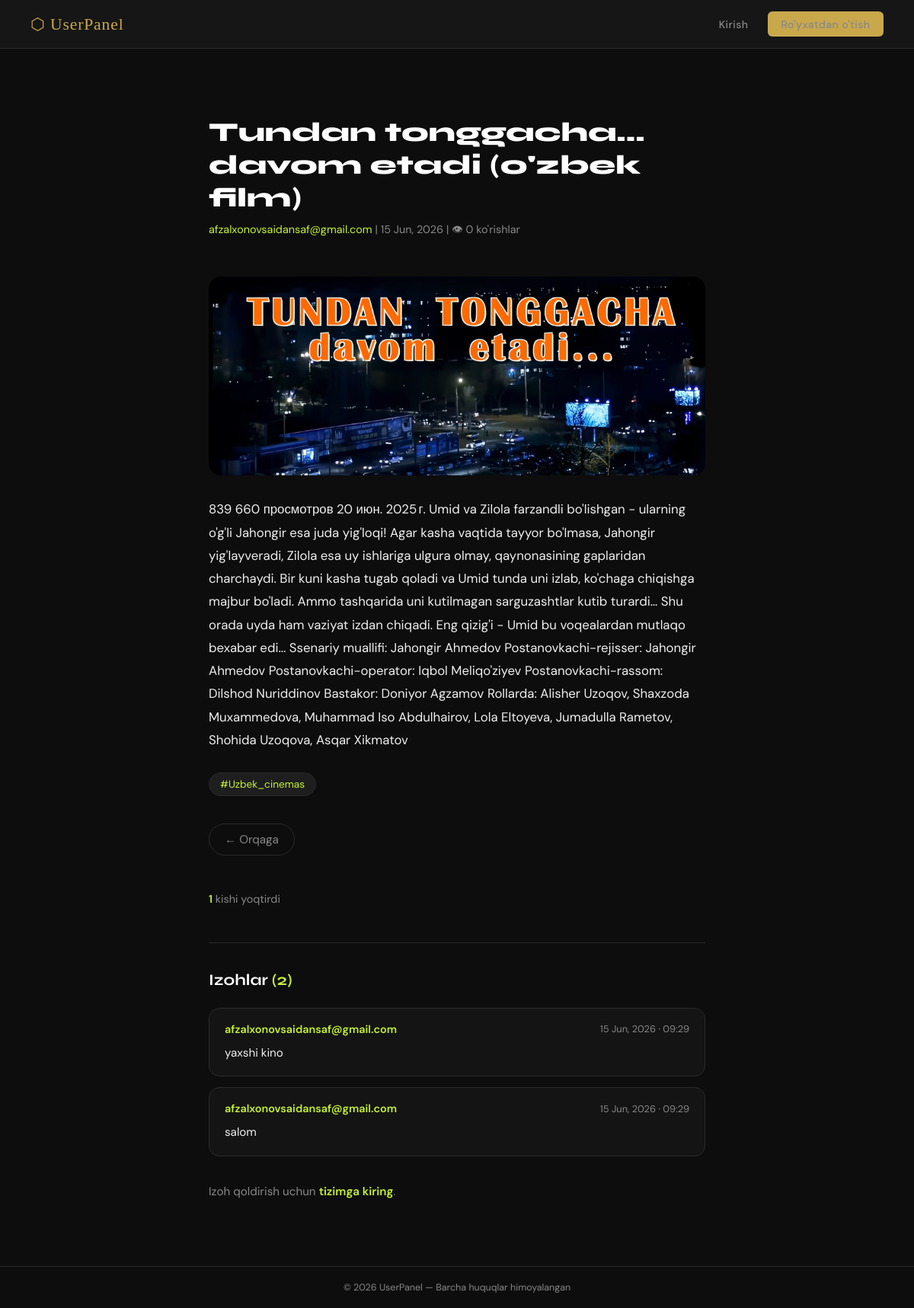
The page /post/tundan-tonggacha-davom-etadi-ozbek-film-3e49/ on the database its author committed.
### user/models.py (models this page shows, shortened)
class Post(models.Model):
    author = models.ForeignKey(CustomUser,on_delete=models.CASCADE,related_name='posts')
    tags = models.ManyToManyField(Tag,blank=True,related_name='posts')
    title = models.CharField(max_length=200)
    content = models.TextField()
    image = models.ImageField(upload_to='posts/',blank=True,null=True)
    slug = models.SlugField(unique=True, blank=True)
    created_at = models.DateTimeField(auto_now_add=True)
    updated_at = models.DateTimeField(auto_now=True)
    views_count = models.PositiveIntegerField(default=0)
    likes_count = models.PositiveIntegerField(default=0)
    class Meta:
        ordering = ['-created_at']

class CustomUser(AbstractUser):
    username=None
    email=models.EmailField(unique=True)
    USERNAME_FIELD='email'
    REQUIRED_FIELDS=['first_name', 'last_name']
    phone_number=models.CharField(max_length=50, blank=False, null=False)
    slug=models.SlugField(unique=True, blank=True)
    picture=models.ImageField(upload_to='media/', blank=True, null=True)
    created_at=models.DateTimeField(auto_now_add=True)
    objects=CustomUserManager()

class Tag(models.Model):
    name = models.CharField(max_length=50, unique=True)
    slug = models.SlugField(unique=True, blank=True)

class Comment(models.Model):
    post = models.ForeignKey(
        Post, on_delete=models.CASCADE, related_name='comments'
    )
    author = models.ForeignKey(
        CustomUser, on_delete=models.CASCADE, related_name='comments'
    )
    content = models.TextField()
    created_at = models.DateTimeField(auto_now_add=True)
    class Meta:
        ordering = ['-created_at']

### user/views.py (the view)
# urls.py: path('post/<slug:slug>/', views.post_detail_view, name='post_detail'),
def post_detail_view(request, slug):
    post = get_object_or_404(Post.objects.prefetch_related('tags').select_related('author'), slug=slug)
    comments = post.comments.all()
    comment_form = CommentForm()
    user_liked = False
    if request.user.is_authenticated:
        user_liked = Like.objects.filter(user=request.user, post=post).exists()
    context = {
        'post': post,
        'comments': comments,
        'comment_form': comment_form,
        'user_liked': user_liked,
        'likes_count': post.likes.count(),
        'comments_count': comments.count(),
    }
    return render(request, 'post_detail.html', context)

### templates/post_detail.html (shortened to what this page needs)
{% extends 'base.html' %}
{% load static %}
{% block content %}
<div class="detail-wrapper">
    <div class="detail-header">
        <h1>{{ post.title }}</h1>
        <p class="detail-meta">
            <span>{{ post.author.email }}</span> | {{ post.created_at|date:"d M, Y" }} |
            👁 {{ post.views_count }} ko'rishlar
        </p>
    </div>
    {% if post.image %}
        <img src="{{ post.image.url }}" class="detail-image">
    {% endif %}
    <p class="detail-content">{{ post.content }}</p>
    {% if post.tags.all %}
        <div class="tags-wrapper">
            {% for tag in post.tags.all %}
                <span class="tag">#{{ tag.name }}</span>
            {% endfor %}
        </div>
    {% endif %}
    <div class="detail-actions">
        <a href="{% url 'post_list' %}" class="btn-back">← Orqaga</a>
    </div>
    <div class="like-section">
        <p class="likes-count"><span>{{ likes_count }}</span> kishi yoqtirdi</p>
    </div>
    <hr class="section-divider">
    <h3 class="comments-title">Izohlar <span>({{ comments_count }})</span></h3>
    {% for comment in comments %}
        <div class="comment-card">
            <div class="comment-header">
                <span class="comment-author">{{ comment.author.email }}</span>
                <span class="comment-date">{{ comment.created_at|date:"d M, Y · H:i" }}</span>
            </div>
            <p class="comment-text">{{ comment.content }}</p>
        </div>
    {% empty %}
        <p class="no-comments">Hali izoh yo'q. Birinchi bo'lib izoh qoldiring! 💬</p>
    {% endfor %}
    <div class="comment-form-section">
        {% if request.user.is_authenticated %}
            <h4 class="comment-form-title">Izoh qoldiring</h4>
            <form class="comment-form" method="post" action="{% url 'add_comment' post.slug %}">
                {% csrf_token %}
                {{ comment_form.content }}
                <button type="submit" class="btn-submit">💬 Yuborish</button>
            </form>
        {% else %}
            <p class="login-prompt">
                Izoh qoldirish uchun <a href="{% url 'login' %}">tizimga kiring</a>.
            </p>
        {% endif %}
    </div>
</div>
{% endblock %}

### templates/base.html (style rules this page uses)
*, *::before, *::after { box-sizing: border-box; margin: 0; padding: 0; }
:root { --bg: #0d0d0d; --surface: #161616; --surface2: #1e1e1e; --border: #2a2a2a; --gold: #c9a84c; --gold-lt: #e2c97e; --text: #e8e2d5; --muted: #7a7267; --danger: #c0392b; --radius: 10px; }
body { font-family: 'DM Sans', sans-serif; background: var(--bg); color: var(--text); min-height: 100vh; display: flex; flex-direction: column; }

### templates/post_detail.html (style rules this page uses)
:root { --bg: #0d0d0d; --card-bg: #141414; --card-border: #2a2a2a; --accent: #c8f135; --text: #f0f0f0; --muted: #888; --danger: #ff4d4d; }
.detail-wrapper { max-width: 700px; margin: 48px auto; padding: 0 24px; }
.detail-header { margin-bottom: 24px; }
.detail-header h1 { font-family: 'Syne', sans-serif; font-size: 2.2rem; font-weight: 800; color: #fff; margin-bottom: 10px; }
.detail-meta { color: var(--muted); font-size: 0.9rem; }
.detail-meta span { color: var(--accent); }
.detail-image { width: 100%; border-radius: 16px; margin: 24px 0; object-fit: cover; }
.detail-content { color: var(--text); font-family: 'DM Sans', sans-serif; font-size: 1.05rem; line-height: 1.8; margin-bottom: 28px; }
.tags-wrapper { display: flex; flex-wrap: wrap; gap: 8px; margin-bottom: 36px; }
.tag { background: #1e1e1e; border: 1px solid var(--card-border); color: var(--accent); font-size: 0.85rem; padding: 6px 14px; border-radius: 50px; }
.detail-actions { display: flex; gap: 12px; align-items: center; flex-wrap: wrap; margin-bottom: 48px; }
.btn-back { display: inline-flex; align-items: center; gap: 6px; color: var(--muted); font-family: 'DM Sans', sans-serif; font-size: 0.95rem; text-decoration: none; padding: 10px 20px; border-radius: 50px; border: 1px solid var(--card-border); transition: border-color 0.2s, color 0.2s; }
.like-section { display: flex; align-items: center; gap: 12px; margin-bottom: 48px; }
.likes-count { color: var(--muted); font-family: 'DM Sans', sans-serif; font-size: 0.9rem; }
.likes-count span { color: var(--accent); font-weight: 600; }
.section-divider { border: none; border-top: 1px solid var(--card-border); margin: 0 0 36px; }
.comments-title { font-family: 'Syne', sans-serif; font-size: 1.3rem; font-weight: 700; color: #fff; margin-bottom: 24px; }
.comments-title span { color: var(--accent); }
.comment-card { background: var(--card-bg); border: 1px solid var(--card-border); border-radius: 14px; padding: 18px 20px; margin-bottom: 14px; }
.comment-header { display: flex; align-items: center; justify-content: space-between; margin-bottom: 10px; }
.comment-author { font-family: 'DM Sans', sans-serif; font-weight: 600; font-size: 0.9rem; color: var(--accent); }
.comment-date { font-family: 'DM Sans', sans-serif; font-size: 0.8rem; color: var(--muted); }
.comment-text { font-family: 'DM Sans', sans-serif; font-size: 0.95rem; color: var(--text); line-height: 1.6; margin: 0; }
.comment-form-section { margin-top: 36px; }
.login-prompt { color: var(--muted); font-family: 'DM Sans', sans-serif; font-size: 0.95rem; }
.login-prompt a { color: var(--accent); text-decoration: none; font-weight: 600; }

### rows shown on the page
Post: title "Tundan tonggacha... davom etadi (o'zbek film)", author.email "afzalxonovsaidansaf@gmail.com", created_at "15 Jun, 2026", views_count "0", image (picture), content "839 660 просмотров 20 июн. 2025 г. Umid va Zilola farzandli bo'lishgan - ularning o'g'li Jahongir esa juda yig'loqi! Agar kasha vaqtida tayyor bo'lmasa, Jahongir yig'layveradi, Zilola esa uy ishlariga ulgura olmay, qaynonasining gaplaridan charchaydi. Bir kuni kasha tugab qoladi va Umid tunda uni izlab, ko'chaga chiqishga majbur bo'ladi. Ammo tashqarida uni kutilmagan sarguzashtlar kutib turardi… Shu orada uyda ham vaziyat izdan chiqadi. Eng qizig'i - Umid bu voqealardan mutlaqo bexabar edi... Ssenariy muallifi: Jahongir Ahmedov Postanovkachi-rejisser: Jahongir Ahmedov Postanovkachi-operator: Iqbol Meliqo'ziyev Postanovkachi-rassom: Dilshod Nuriddinov Bastakor: Doniyor Agzamov Rollarda:…"
Tag: name "Uzbek_cinemas"
Comment: author.email "afzalxonovsaidansaf@gmail.com", created_at "15 Jun, 2026 · 09:29", content "yaxshi kino"
Comment: author.email "afzalxonovsaidansaf@gmail.com", created_at "15 Jun, 2026 · 09:29", content "salom"

### other values the page prints
{{ likes_count }} "1"
{{ comments_count }} "2"
